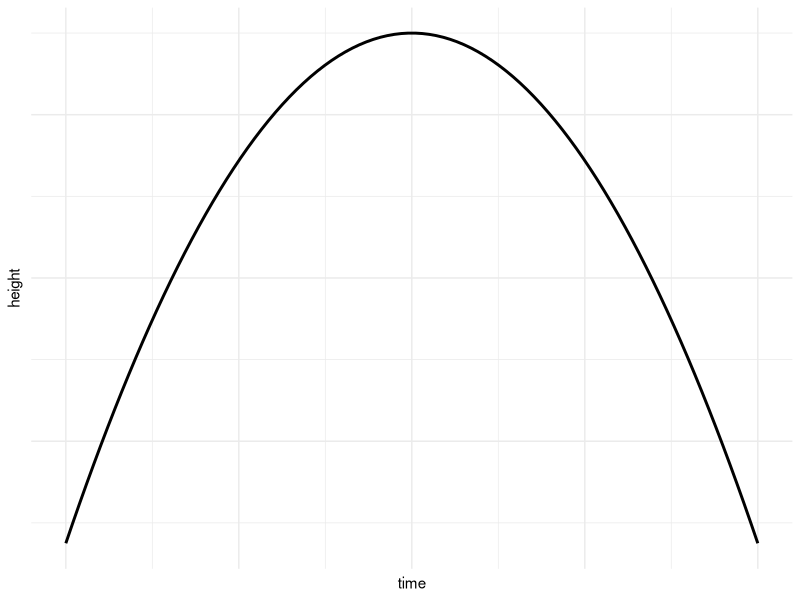

Generate this figure with R:
## ---- chunk 1
library(ggplot2)
library(htmltools)

# Create time values
time <- seq(0, 10, length.out = 100)

# Calculate height values for the parabola
height <- -0.5 * (time - 5)^2 + 10

# Create a data frame
parabola_data <- data.frame(time, height)

# Create the parabola plot
parabola_plot <- ggplot(parabola_data, aes(time, height)) +
  geom_line(color = "black", size = 1) +
  theme_minimal() +
  theme(axis.text.x = element_blank(),  # Remove x-axis ticks and labels
        axis.ticks.x = element_blank(),  # Remove x-axis ticks, 
        axis.ticks.y = element_blank(),  # Remove y-axis ticks
        axis.text.y = element_blank())

parabola_plot
